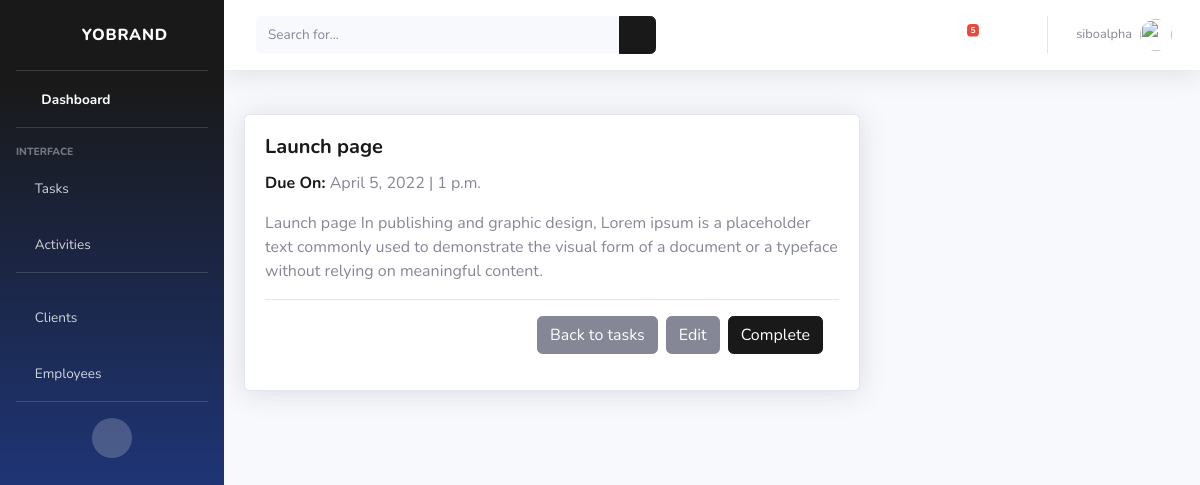
/task/5/ (signed in), run on an earlier commit of the app's database.
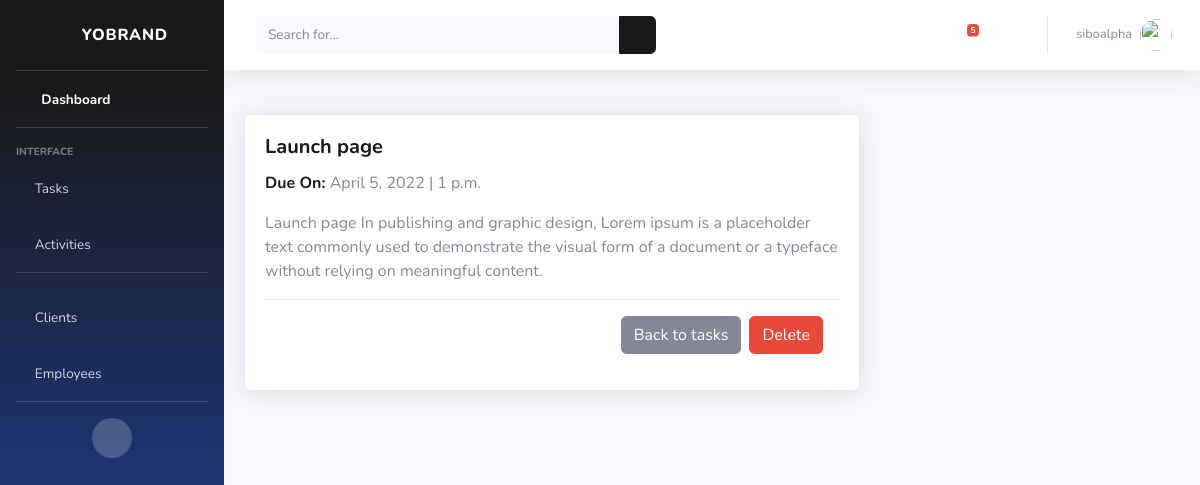
And on a later commit of the database.
### cms/views.py (the view)
# urls.py: path('task/<pk>/', views.taskDetail, name="task"),
def taskDetail(request, pk):
    task = Task.objects.get(id=pk)
    tasks_notification = Task.objects.filter(employee=request.user, complete = False).count()
    context = {'task': task, 'tasks_notification': tasks_notification}
    return render(request, 'cms/task.html', context)

### cms/templates/cms/task.html
{% extends 'cms/base.html' %}
{% load static %}
{% block content %}
<div class="row" style="padding: 20px;">
    <div class="col-xl-8 col-lg-7">
        <div class="card shadow mb-4">
            <div class="card-body">
                <h5 class="card-title font-weight-bold text-primary">{{task.title}}</h5>
                <p> <span class="font-weight-bold text-primary">Due On: </span
                        class="card-subtitle mb-2 text-muted"><span>{{task.due_date}} | {{task.due_time}}</span></p>
                <p class="card-text ">{{task.description}}</p>
                <div class="modal-footer">
                    <a href="{% url 'tasks' %}" type="button" class="btn btn-secondary" data-dismiss="modal">Back to tasks</a>
                    {% if request.user.is_staff %}
                    {% if task.complete %}
                    <a href="{% url 'delete-task' task.id %}"><button type="button" class="btn btn-danger">Delete</button></a>
                    {% endif %}
                    {% endif %}
                    {% if task.complete == False %}
                    <a href="{% url 'edit-task' task.id %}"><button type="button" class="btn btn-secondary">Edit</button></a>
                    <a href="{% url 'complete-task' task.id %}"><button type="button" class="btn btn-primary">Complete</button></a>
                    {% endif %}
                </div>
            </div>
        </div>
    </div>
</div>
{% endblock %}

What changed in the data, as far as the page shows it:
changed Task "Launch page": complete False → True (drawn)
Also different on the page:
text no longer shown: "Edit Complete"
text now shown: "Delete"
